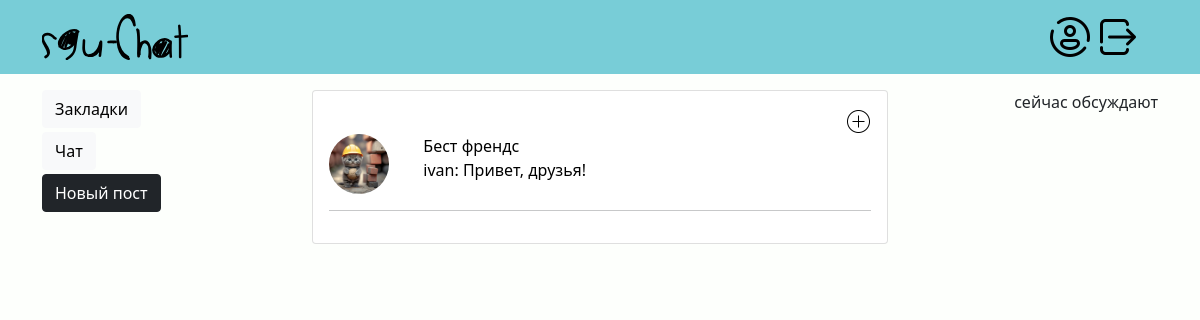
The page /chat (signed in) on the database its author committed.
### tables this page shows
CREATE TABLE user_group(
    id INTEGER PRIMARY KEY AUTOINCREMENT,
    user_id INTEGER NOT NULL,
    group_id INTEGER NOT NULL,
    FOREIGN KEY(user_id) REFERENCES user(id),
    FOREIGN KEY(group_id) REFERENCES groups(id)
);

CREATE TABLE groups(
    id INTEGER PRIMARY KEY AUTOINCREMENT,
    name TEXT NOT NULL,
    group_avatar TEXT NULL,
    create_date TIMESTAMP NOT NULL DEFAULT CURRENT_TIMESTAMP
);

CREATE TABLE user(
    id INTEGER PRIMARY KEY AUTOINCREMENT,
    username VARCHAR(32) UNIQUE NOT NULL,
    email TEXT NOT NULL UNIQUE,
    password TEXT NOT NULL,
    create_date TIMESTAMP NOT NULL DEFAULT CURRENT_TIMESTAMP,
    avatar TEXT NULL,
    country TEXT NULL,
    birthday TEXT NULL,
    gender TEXT NULL,
    bio TEXT NULL,
    study TEXT NULL
);

CREATE TABLE messages(
    id INTEGER PRIMARY KEY AUTOINCREMENT,
    data TEXT,
    create_date TIMESTAMP NOT NULL DEFAULT CURRENT_TIMESTAMP,
    creator_id INTEGER NOT NULL,
    FOREIGN KEY(creator_id) REFERENCES message_recipient(recipient_id)
);

### website/views/chat.py (the view)
@chat.route('/chat', methods=['GET', 'POST'])
def chats():
    user_id = session.get('user_id')
    room_id = request.args.get('id')
    repository = RepositoryFactory()
    chat_repo = repository.create_chat_repository()
    user_repo = repository.create_user_repository()
    activity = ChatActivity(user_id, room_id)
    friends = user_repo.get_friends(user_id)
    groups = chat_repo.get_groups(user_id)
    last_message = activity.last_messages(groups)
    messages = chat_repo.get_messages(room_id)
    check_users_in_chat = activity.users_in_chat(friends)
    if request.method == 'POST':
        actions = ChatActivity(user_id, room_id).actions()
        if actions:
            return actions
    if room_id:
        return render_template('chat/dialog.html', friends=friends, messages=messages,
                               check_users_in_chat=check_users_in_chat)
    return render_template('chat/chat.html', friends=friends, groups=groups, last_message=last_message)

### website/auth.py (called while the page is built)
@auth.before_app_request
def load_logged_in_user():
    user_id = session.get('user_id')
    if user_id is None:
        g.user = None
    else:
        g.user = get_db().execute('SELECT * FROM user WHERE id = ?', (user_id,)).fetchone()

### website/db.py (called while the page is built)
def get_db():
    if 'db' not in g:
        g.db = sqlite3.connect(
            current_app.config['DATABASE'],
            detect_types=sqlite3.PARSE_DECLTYPES
        )
        g.db.row_factory = sqlite3.Row
    return g.db

### website/repo/actions_in_chat.py (called while the page is built)
    def last_messages(self, groups):
        last_message = {}
        for group in groups:
            message = self.chat_repository.show_last_message(group['group_id'])
            last_message[group['group_id']] = message
        return last_message

    def users_in_chat(self, friends):
        users = {}
        for friend in friends:
            boolean = True if self.chat_repository.show_users_in_chat(friend['user_id'], self.room_id) else False
            users[friend['user_id']] = boolean
        return users

### website/repo/repositories/chat_repository.py (called while the page is built)
    def get_messages(self, group_id):
        return self.db.execute('SELECT * FROM message_recipient '
                               'JOIN messages ON message_recipient.message_id = messages.id '
                               'JOIN user ON message_recipient.recipient_id = user.id '
                               'WHERE recipient_group_id = ? '
                               'ORDER BY create_date ASC', (group_id,)).fetchall()

    def show_last_message(self, group_id):
        return self.db.execute('SELECT data, username FROM message_recipient '
                               'JOIN messages ON message_recipient.message_id = messages.id '
                               'JOIN user ON messages.creator_id = user.id '
                               'WHERE recipient_group_id = ? '
                               'ORDER BY messages.create_date DESC', (group_id,)).fetchone()

    def get_groups(self, user_id):
        return self.db.execute('SELECT * FROM groups '
                               'JOIN user_group ON groups.id = user_group.group_id '
                               'WHERE user_id = ? '
                               'ORDER BY create_date DESC', (user_id,)).fetchall()

    def show_users_in_chat(self, user_id, group_id):
        return self.db.execute('SELECT id FROM user_group WHERE user_id = ? AND group_id = ?',
                               (user_id, group_id)).fetchall()

### website/repo/repository_factory.py (called while the page is built)
    def create_user_repository(self):
        return UserRepository(self.db)

### website/templates/chat/chat.html (shortened to what this page needs)
{% extends "base.html" %}{% block title %}Чат{% endblock %}
{% block content %}
<div class="card my-3" style="width:36rem;">
    <div class="card-body">
        <div class="col text-end">
            <button type="button" class="btn btn-primary" data-bs-toggle="modal" data-bs-target="#exampleModal" style="background: none; border: none; padding: 0;">
                    <img width="25" height="25" src="{{url_for('static', filename='img/plus.png')}}" alt="speech-bubble"/>
            </button>
        </div>
        {% for group in groups %}
        <div class="row">
            <div class="col-2 text-start">
                {% if group.group_avatar %}
                    <img src="{{ url_for('static', filename='chat_files/' + group.group_avatar) }}" class="prf-circle">
                {% else %}
                    <img src="{{ url_for('static', filename='img/user.png') }}" class="prf-circle">
                {% endif %}
            </div>
            <div class="col text-start">
                <a class="aa" href="{{ url_for('chat.chats', id=group.id) }}">
                    <div class="col">
                        {{group.name}}
                        <div class="row">
                            <div class="col">
                                {% if last_message.get(group.id)[1] == 'system' %}
                                {{last_message.get(group.id)[0]}}
                                {% else %}
                                {{last_message.get(group.id)[1]}}: {{last_message.get(group.id)[0]}}
                                {% endif %}
                            </div>
                        </div>
                    </div>
                </a>
            </div>
        </div>
        <hr/>
        {% endfor %}
    </div>
</div>
{% endblock %}

### website/static/style.css (style rules this page uses)
html { font-size: 16px; background-color: #00000; }
body { font-family: 'Caveat', cursive; }
.prf-circle { width: 60px; height: 60px; border-radius: 50%; overflow: hidden; }
.aa { text-decoration: none; color: #000000; }

### rows shown on the page
user_group: group_avatar (picture), name "Бест френдс"
user: username "ivan"
messages: data "Привет, друзья!"
